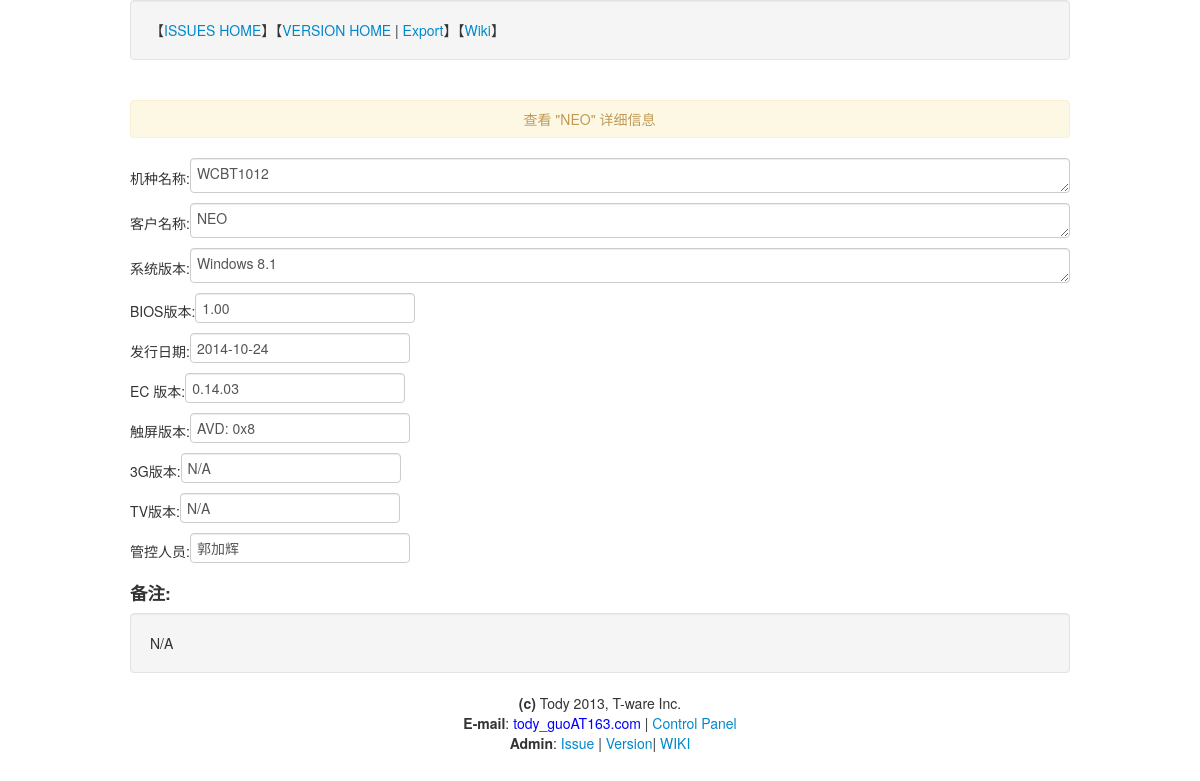
Screenshot of /review_verlist.php?id=4 with the database file from the repository.
### tables this page shows
CREATE TABLE IF NOT EXISTS `eng_version_control_table` (
  `ID` int(11) NOT NULL AUTO_INCREMENT,
  `Model_name` varchar(128) NOT NULL,
  `Customer` varchar(128) NOT NULL,
  `System_type` varchar(128) NOT NULL,
  `BIOS_version` varchar(128) NOT NULL,
  `Bios_release_date` varchar(128) NOT NULL,
  `EC_version` varchar(128) DEFAULT NULL,
  `TSP_FW` varchar(128) DEFAULT NULL,
  `3G_FW` varchar(128) DEFAULT NULL,
  `TV_FW` varchar(128) DEFAULT NULL,
  `Owner` varchar(128) NOT NULL,
  `REMARK` text,
  `Build_Date` datetime NOT NULL DEFAULT CURRENT_TIMESTAMP,
  `Update_Date` datetime DEFAULT NULL,
  `Reserved1` text,
  PRIMARY KEY (`ID`)
);

### inc/conn.php (called while the page is built, shortened)
<?php
class mysql {
 private $db_host;
 private $db_user;
 private $db_pwd;
 private $conn;
 private $result;
 private $show_error = true;
 public function __construct($db_host = 'localhost', $db_user = '293540', $db_pwd = '666666', $db_database ='293540', $conn = '', $coding = 'UTF8') {
  $this->db_host = $db_host;
  $this->db_user = $db_user;
  $this->db_pwd = $db_pwd;
  $this->db_database = $db_database;
  $this->conn = $conn;
  $this->coding = $coding;
 }
 public function connect() {
  if ($this->conn == "pconn") {
   $this->conn = mysql_pconnect($this->db_host, $this->db_user, $this->db_pwd);
  } else {
   $this->conn = mysql_connect($this->db_host, $this->db_user, $this->db_pwd);
  }
 }
 public function query($sql) {
  $this->sql = $sql;
  $result = mysql_query($this->sql, $this->conn);
  if (!$result) {
   if ($this->show_error) {
    $this->show_error("错误SQL语句：", $this->sql);
   }
  } else {
   $this->result = $result;
  }
  return $this->result;
 }
 public function fetch_assoc() {
  return mysql_fetch_assoc($this->result);
 }
}
?>

### review_verlist.php (the view, shortened to what this page needs)
<!DOCTYPE html>
<html>
<link href="/css/bootstrap.min.css" rel="stylesheet">
<head>
<?php
	include 'inc/conn.php';
	extract($_POST);
	extract($_GET);
	$db = new mysql();
	$sql = "select * from eng_version_control_table where id=".$id;
	$db->query($sql);
	$row = $db->fetch_assoc();
?>
</head>
<body class="background">
<?
	include "top.php";
?>
<div class="container white-background pagecontent">
<form action="#", method="post" enctype="application/x-www-form-urlencoded">
<div align="center" class="page-header alert text-warning">查看 "<? echo htmlspecialchars_decode($row['Customer']); ?>" 详细信息</div>
<div>
机种名称:<textarea name="modelname" type="text" style="width: 866px; height: 25px;"><? echo htmlspecialchars_decode($row['Model_name']); ?></textarea><br />
</div>
<div>
客户名称:<textarea name="customername" type="text" style="width: 866px; height: 25px;"><? echo htmlspecialchars_decode($row['Customer']); ?></textarea><br />
</div>
<div>
系统版本:<textarea name="systemver" type="text" style="width: 866px; height: 25px;"><? echo htmlspecialchars_decode($row['System_type']); ?></textarea><br />
</div>
<div>
BIOS版本:<input name="biosversion" type="text" value="<? echo htmlspecialchars_decode($row['BIOS_version']); ?>">
</div>
<div>
发行日期:<input name="biosdate" type="text" value="<? echo htmlspecialchars_decode($row['Bios_release_date']); ?>">
</div>
<div>
EC  版本:<input name="ecversion" type="text" value="<? echo htmlspecialchars_decode($row['EC_version']); ?>">
</div>
<div>
触屏版本:<input name="tspfw" type="text" value="<? echo htmlspecialchars_decode($row['TSP_FW']); ?>">
</div>
<div>
3G版本:<input name="threegfw" type="text" value="<? echo htmlspecialchars_decode($row['3G_FW']); ?>">
</div>
<div>
TV版本:<input name="tvversion" type="text" value="<? echo htmlspecialchars_decode($row['TV_FW']); ?>">
</div>
<div>
管控人员:<input name="vowner" type="text" value="<? echo htmlspecialchars_decode($row['Owner']); ?>">
</div>
<div><h4>备注:</h4></div>
<div class="well">
<? echo htmlspecialchars_decode($row['REMARK']); ?>
</div>
</form>
</div>
<?
include 'bottom.php';
?>
</body>
<html>

### rows the page displays
eng_version_control_table: Customer "NEO", modelname "WCBT1012", customername "NEO", systemver "Windows 8.1", biosversion "1.00", biosdate "2014-10-24", ecversion "0.14.03", tspfw "AVD: 0x8", threegfw "N/A", tvversion "N/A", vowner "郭加辉", REMARK "N/A"
